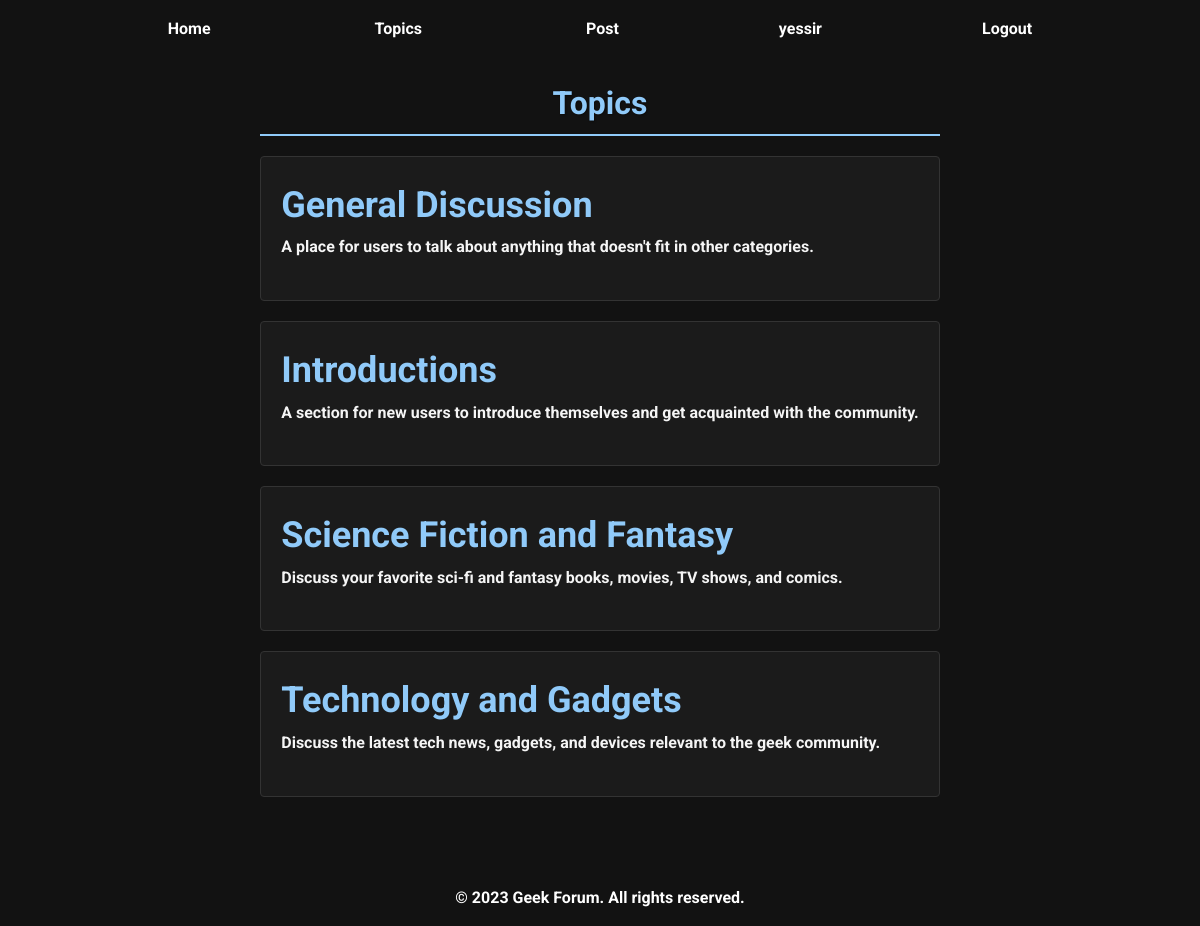
Screenshot of /topic.php (signed in) with the database file from the repository.
### tables this page shows
CREATE TABLE `topics` (
  `id` int(11) NOT NULL,
  `title` varchar(256) NOT NULL,
  `description` varchar(256) NOT NULL
);

### topic.php (the view, shortened to what this page needs)
<?php
    require 'db.php';
    $sql = "SELECT * FROM topics";
    $topics = $conn->query($sql);
?>
<!DOCTYPE html>
<html lang="en">
<head>
    <link rel="stylesheet" href="topic.css">
</head>
<body>
    <?php require "header.php"?>
    <main class="container">
        <h1>Topics</h1>
        <section class="topics">
            <ul class="topic-list">
            <?php if ($topics->num_rows > 0):?>
            <?php while ($topic = $topics->fetch_assoc()):?>
                <li class="topic-item">
                    <a href="topic_posts/<?php echo $topic['id']; ?>" class="topic-title">
                        <h2><?php echo htmlspecialchars($topic['title']); ?></h2>
                    </a>
                    <p class="topic-description"><?php echo htmlspecialchars($topic['description']); ?></p>
                </li>
            <?php endwhile;?>
            <?php else: ?>
                <p>No topics found.</p>
            <?php endif;?>
            </ul>
        </section>
    </main>
    <?php include("footer.php"); ?>
</body>
</html>

### topic.css (style rules this page uses)
* { margin: 0; padding: 0; box-sizing: border-box; }
html { height: 100%; }
body { font-family: 'Roboto', sans-serif; background-color: #121212; font-weight: bold; line-height: 1.6; color: #f5f5f5; display: flex; flex-direction: column; min-height: 100%; min-width: 800px; overflow-x: auto; overflow-y: auto; background-image: url('.resources/background.jpg'); background-position: center; background-repeat: no-repeat; background-size: cover; background-attachment: fixed; }
.container { max-width: 1200px; margin: 0 auto; padding: 20px; }
h1 { color: #90caf9; text-align: center; font-size: 2rem; margin-bottom: 20px; font-weight: bold; text-shadow: 1px 1px 2px rgba(0, 0, 0, 0.4); border-bottom: 2px solid #90caf9; padding-bottom: 5px; }
.topic-list { list-style: none; padding: 0; margin: 20px 0; }
.topic-item { background-color: rgba(30, 30, 30, 0.8); border: 1px solid #333; border-radius: 4px; padding: 20px; margin-bottom: 20px; transition: all 0.3s; }
.topic-title { font-size: 1.5em; margin-bottom: 10px; color: #90caf9; text-decoration: none; }
.topic-description { font-size: 1em; color: #f5f5f5; margin-bottom: 20px; }

### rows the page displays
topics: title "General Discussion", description "A place for users to talk about anything that doesn't fit in other categories."
topics: title "Introductions", description "A section for new users to introduce themselves and get acquainted with the community."
topics: title "Science Fiction and Fantasy", description "Discuss your favorite sci-fi and fantasy books, movies, TV shows, and comics."
topics: title "Technology and Gadgets", description "Discuss the latest tech news, gadgets, and devices relevant to the geek community."

### other values shown
$_SESSION["username"] "yessir"
